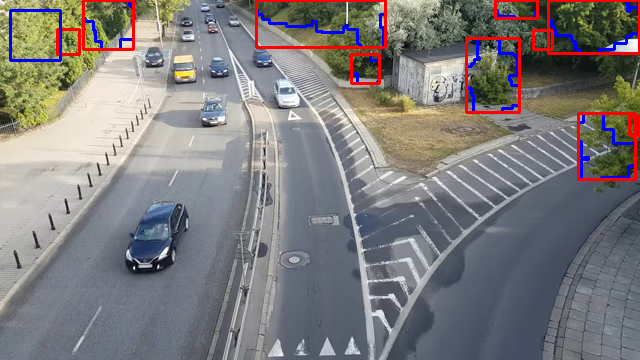
#> input picture IFMG/VisaoComputacional/pratica11/vazio.png, 640 x 360 px
$ python semaforo.py
#> lines starting #> are read from the running program, lines starting #| are printed output that depends on the picture; pictures that were not available may be replaced by others from this repository, and a replacement may not be noted
import cv2

# Qtd pixels brancos
def qtdPixelWhite(img, area):
    x = 0
    for l in range(area[3]):
        for c in range(area[2]):
            if img[l][c] > 127:
                x += 1
    return x

# Processar área baseado na imagem estática
def process(img, area):
    #Pre processamento com a area de interesse
    zona = img[area[1]:area[1] + area[3], area[0]:area[0] + area[2]]
    zona = cv2.medianBlur(zona, 9, dst=None)
    zona = cv2.medianBlur(zona, 9, dst=None)
    zona = cv2.cvtColor(zona, cv2.COLOR_BGR2GRAY)
    #retorna a zona processada
    return zona


# define os locais e tamanhos da zona de interesse (para imagem estática e frames)
area_interesse = ( (500, 190, 80, 50), (450, 240, 110, 50), (400, 290, 150, 50) )
#Carrega o video e a imagem estática
captura = cv2.VideoCapture("trafego.mp4")
imgAuxiliar = cv2.imread("vazio.png")
#> imgAuxiliar is the input picture: shape (360, 640, 3); mean B, G, R 124.5, 124.3, 126.4
# recorta as zonas de interesse da imagem estática
zonaEstaticaA = process(imgAuxiliar, area_interesse[0])
#> in process, `zona = img[area[1]:area[1] + area[3], area[0]:area[0] + area[2]]`:
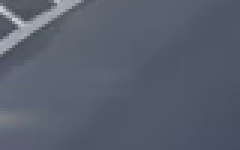
#> zona: shape (50, 80, 3) (shown 3 times larger); mean B, G, R 110, 95.6, 87.9
#> in process, `zona = cv2.medianBlur(zona, 9, dst=None)`:
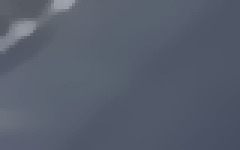
#> zona: shape (50, 80, 3) (shown 3 times larger); mean B, G, R 109, 94.6, 86.9
#> in process, `zona = cv2.cvtColor(zona, cv2.COLOR_BGR2GRAY)`:
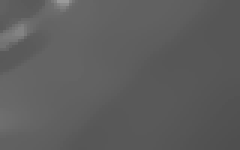
#> zona: shape (50, 80) (shown 3 times larger); min 79, max 154, mean 93.3
zonaEstaticaB = process(imgAuxiliar, area_interesse[1])
#> call 2 of process, with area = (450, 240, 110, 50)
#> in process (call 2), `zona = img[area[1]:area[1] + area[3], area[0]:area[0] + area[2]]`:
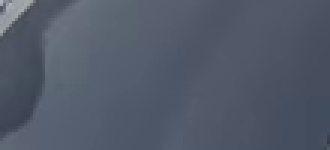
#> zona: shape (50, 110, 3) (shown 3 times larger); mean B, G, R 105.3, 90, 81.3
zonaEstaticaC = process(imgAuxiliar, area_interesse[2])
#> call 3 of process, with area = (400, 290, 150, 50)
#> in process (call 3), `zona = img[area[1]:area[1] + area[3], area[0]:area[0] + area[2]]`:
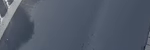
#> zona: shape (50, 150, 3); mean B, G, R 105, 90.6, 81.8
#> in process (call 3), `zona = cv2.cvtColor(zona, cv2.COLOR_BGR2GRAY)`:
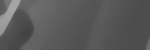
#> zona: shape (50, 150); min 67, max 167, mean 89.6
# loop no vídeo(pode ser uzado na captura de imagens ao vivo também)
while True:
    # Frame atual
    ret, frame = captura.read()
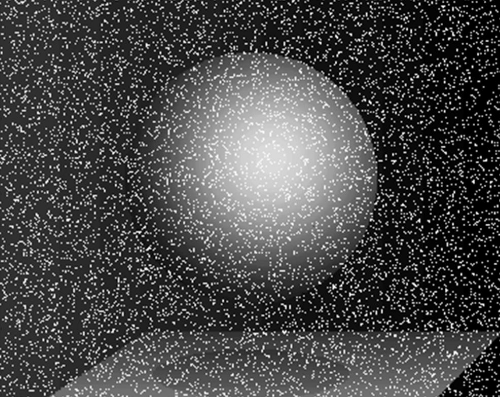
#> input picture IFMG/VisaoComputacional/pratica7/img.png, 500 x 397 px, given in place of trafego.mp4, which was not available
#> frame is the input picture: shape (397, 500, 3); min 0, max 255, mean 72.9
    # recorta as areas de interesses no frame atual
    area_A = cv2.threshold(cv2.absdiff(process(frame, area_interesse[0]), zonaEstaticaA), 45, 255, cv2.THRESH_BINARY)[1]
#> (the run stopped early here; a loop or call above may not have finished)
